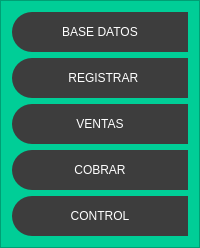
           <widget class="QFrame" name="frame_control">
            <property name="minimumSize">
             <size>
              <width>200</width>
              <height>0</height>
             </size>
            </property>
            <property name="maximumSize">
             <size>
              <width>0</width>
              <height>16777215</height>
             </size>
            </property>
            <property name="styleSheet">
             <string notr="true">
QFrame{
background-color: rgb(0, 206, 151);
}



QPushButton{
background-color: rgb(61, 61, 61);
border-top-left-radius: 20px;
border-bottom-left-radius: 20px;
color: rgb(255, 255, 255);
font: 77 10pt &quot;Arial Black&quot;;
	
}

QPushButton:hover{
background-color: white;
border-top-left-radius: 20px;
border-bottom-left-radius: 20px;
color: rgb(0, 0, 0);
font: 77 10pt &quot;Arial Black&quot;;
}</string>
            </property>
            <property name="frameShape">
             <enum>QFrame::StyledPanel</enum>
            </property>
            <property name="frameShadow">
             <enum>QFrame::Raised</enum>
            </property>
            <layout class="QVBoxLayout" name="verticalLayout_3">
             <item>
              <widget class="QPushButton" name="bt_datos">
               <property name="minimumSize">
                <size>
                 <width>0</width>
                 <height>40</height>
                </size>
               </property>
               <property name="text">
                <string>BASE DATOS</string>
               </property>
               <property name="icon">
                <iconset>
                 <normaloff>imagenes/base datos.svg</normaloff>imagenes/base datos.svg</iconset>
               </property>
               <property name="iconSize">
                <size>
                 <width>35</width>
                 <height>35</height>
                </size>
               </property>
              </widget>
             </item>
             <item>
              <widget class="QPushButton" name="bt_registrar">
               <property name="minimumSize">
                <size>
                 <width>0</width>
                 <height>40</height>
                </size>
               </property>
               <property name="text">
                <string>  REGISTRAR</string>
               </property>
               <property name="icon">
                <iconset>
                 <normaloff>imagenes/registrar.svg</normaloff>imagenes/registrar.svg</iconset>
               </property>
               <property name="iconSize">
                <size>
                 <width>30</width>
                 <height>30</height>
                </size>
               </property>
              </widget>
             </item>
             <item>
              <widget class="QPushButton" name="bt_actualizar">
               <property name="minimumSize">
                <size>
                 <width>0</width>
                 <height>40</height>
                </size>
               </property>
               <property name="text">
                <string>VENTAS</string>
               </property>
               <property name="icon">
                <iconset>
                 <normaloff>imagenes/actualizar.svg</normaloff>imagenes/actualizar.svg</iconset>
               </property>
               <property name="iconSize">
                <size>
                 <width>35</width>
                 <height>35</height>
                </size>
               </property>
              </widget>
             </item>
             <item>
              <widget class="QPushButton" name="bt_COBRAR">
               <property name="minimumSize">
                <size>
                 <width>0</width>
                 <height>40</height>
                </size>
               </property>
               <property name="layoutDirection">
                <enum>Qt::LeftToRight</enum>
               </property>
               <property name="autoFillBackground">
                <bool>false</bool>
               </property>
               <property name="text">
                <string>COBRAR</string>
               </property>
               <property name="icon">
                <iconset>
                 <normaloff>imagenes/eliminar.svg</normaloff>imagenes/eliminar.svg</iconset>
               </property>
               <property name="iconSize">
                <size>
                 <width>35</width>
                 <height>35</height>
                </size>
               </property>
               <property name="autoRepeat">
                <bool>false</bool>
               </property>
               <property name="autoExclusive">
                <bool>false</bool>
               </property>
              </widget>
             </item>
             <item>
              <widget class="QPushButton" name="bt_ajustes">
               <property name="minimumSize">
                <size>
                 <width>0</width>
                 <height>40</height>
                </size>
               </property>
               <property name="text">
                <string>CONTROL</string>
               </property>
               <property name="icon">
                <iconset>
                 <normaloff>imagenes/ajustes.svg</normaloff>imagenes/ajustes.svg</iconset>
               </property>
               <property name="iconSize">
                <size>
                 <width>35</width>
                 <height>35</height>
                </size>
               </property>
              </widget>
             </item>
            </layout>
           </widget>
